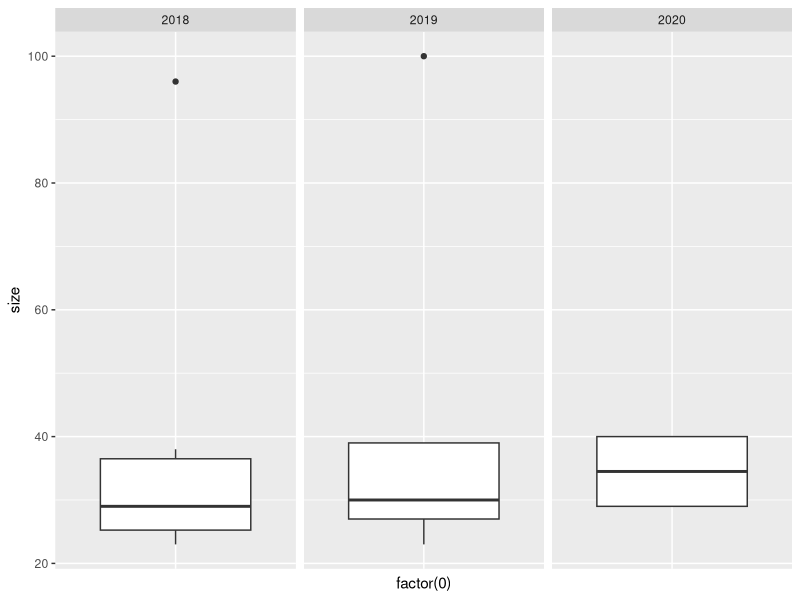

Here is the R script that generated this plot:
## ---- chunk 1
library(readxl)
library(tidyverse)
class_sizes <- read_excel("data/class_sizes.xlsx")
## ---- chunk 2
in_person <- filter(class_sizes, in_person == 1)
## ---- chunk 3
in_person %>% 
  group_by(year) %>% 
  summarise(
    n = n(),
    sd = sd(size),
    min = min(size),
    median = median(size),
    max = max(size)
  )
## ---- chunk 4
in_person %>% 
  ggplot(aes(x = factor(0), y = size))+
  geom_boxplot()+
  facet_wrap("year")+
  theme(axis.text.x = element_blank())+
  theme(axis.ticks.x = element_blank())
## ---- chunk 5
in_person %>% 
  group_by(department) %>% 
  summarise(
    n = n(),
    sd = sd(size),
    min = min(size),
    median = median(size),
    max = max(size)
  )
